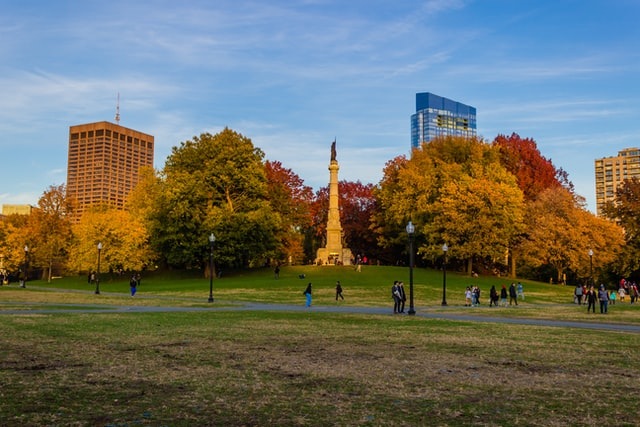
#> input picture Resources/Photos/park.jpg, 640 x 427 px
$ python gradients.py
#> lines starting #> are read from the running program, lines starting #| are printed output that depends on the picture; after the words box and inside, x2 and y2 are one past the last pixel; in counts of white or black regions, pixels touching at a corner belong together
#pylint:disable=no-member

import cv2 as cv
import numpy as np

img = cv.imread('../Resources/Photos/park.jpg')
#> img is the input picture: shape (427, 640, 3); mean B, G, R 98.3, 110, 108.2
cv.imshow('Park', img)

gray = cv.cvtColor(img, cv.COLOR_BGR2GRAY)
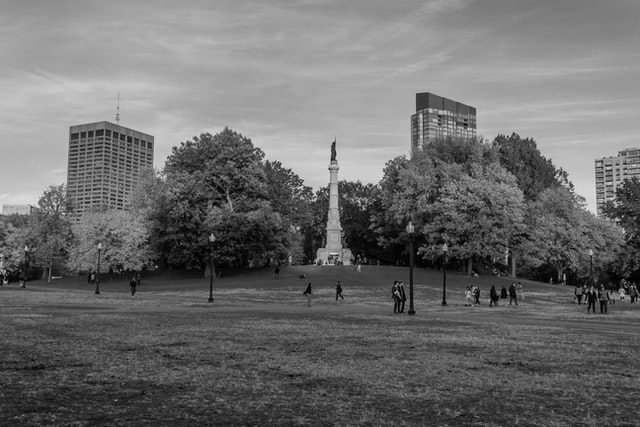
#> gray: shape (427, 640); min 0, max 239, mean 108.1
cv.imshow('Gray', gray)

# Laplacian
lap = cv.Laplacian(gray, cv.CV_64F)
lap = np.uint8(np.absolute(lap))
cv.imshow('Laplacian', lap)

# Sobel
sobelx = cv.Sobel(gray, cv.CV_64F, 1, 0)
sobely = cv.Sobel(gray, cv.CV_64F, 0, 1)
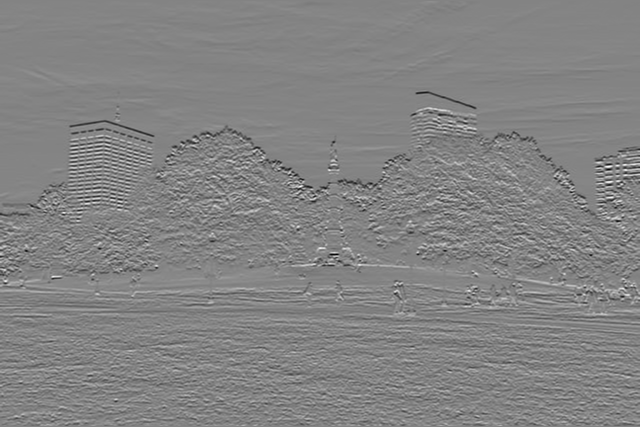
#> sobely: shape (427, 640) float64; min -635, max 593, mean -1.7; drawn with min black and max white
combined_sobel = cv.bitwise_or(sobelx, sobely)
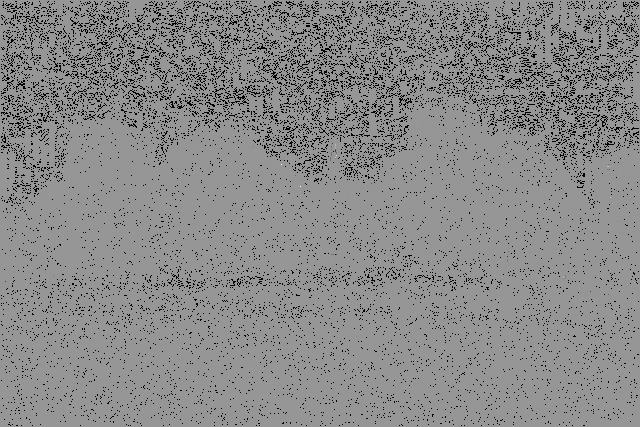
#> combined_sobel: shape (427, 640) float64; 8.45% of the values are NaN or infinite; the others: min -70528, max 48960, mean -80.44; drawn with min black, max white, NaN and infinite black

cv.imshow('Sobel X', sobelx)
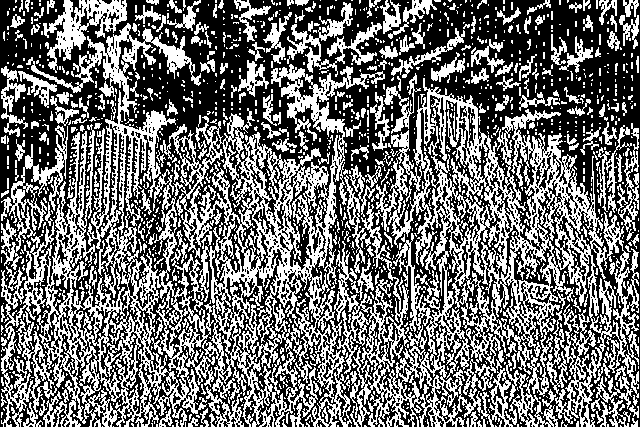
#> window 'Sobel X': shape (427, 640); 43.9% white in thin lines or dots
cv.imshow('Sobel Y', sobely)
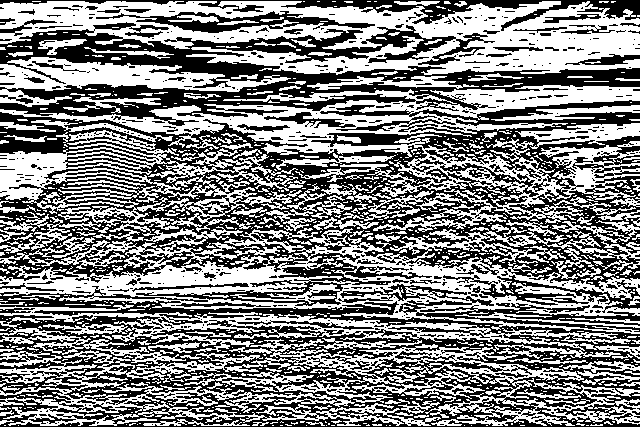
#> window 'Sobel Y': shape (427, 640); 50.9% white; 840 black regions (712 under 20 px), largest, box (x1, y1, x2, y2) and area: (0, 100, 640, 306) 52578, (0, 286, 640, 427) 36984, (0, 22, 640, 126) 22073
cv.imshow('Combined Sobel', combined_sobel)
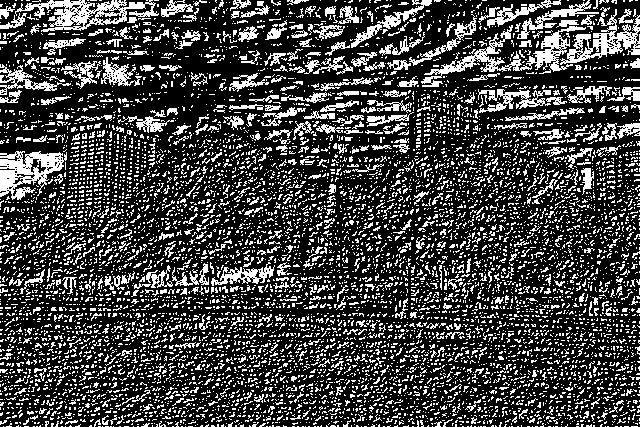
#> window 'Combined Sobel': shape (427, 640); 26.2% white in thin lines or dots

canny = cv.Canny(gray, 150, 170)
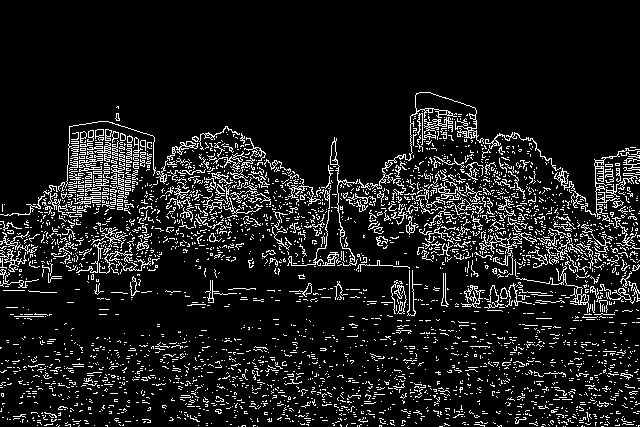
#> canny: shape (427, 640); 10.3% white in thin lines or dots, all inside (x1, y1, x2, y2) = (0, 92, 640, 427)
cv.imshow('Canny', canny)
cv.waitKey(0)

$ run again, with Resources/Photos/cats 2.jpg copied over Resources/Photos/park.jpg
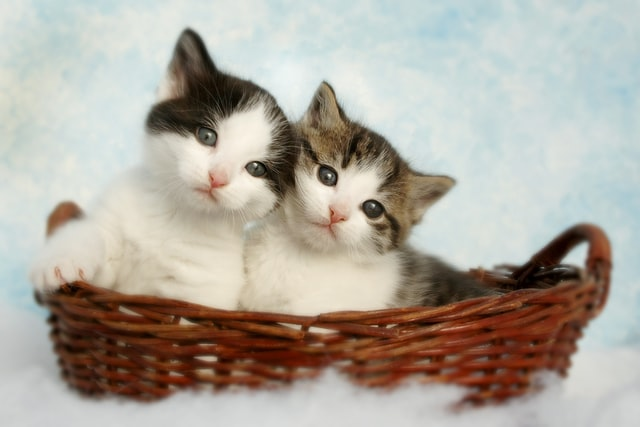
#> input picture Resources/Photos/cats 2.jpg, 640 x 427 px
#> img is the input picture: shape (427, 640, 3); mean B, G, R 158.4, 168.5, 174.8
#> `cv.imshow('Sobel X', sobelx)`:
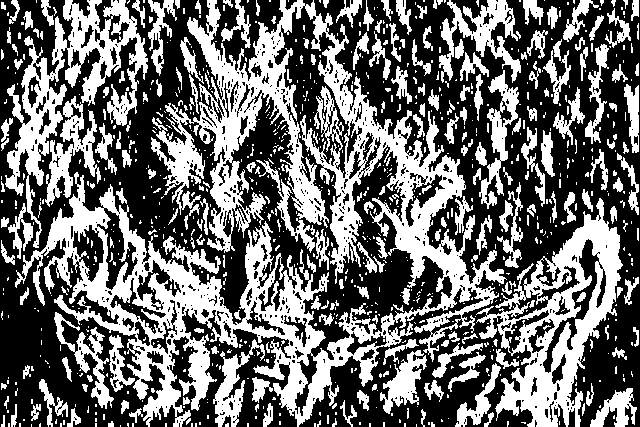
#> window 'Sobel X': shape (427, 640); 42.2% white; 913 white regions (681 under 20 px), largest, box (x1, y1, x2, y2) and area: (15, 0, 507, 427) 53406, (476, 198, 623, 427) 11518, (5, 0, 148, 248) 8899
#> `canny = cv.Canny(gray, 150, 170)`:
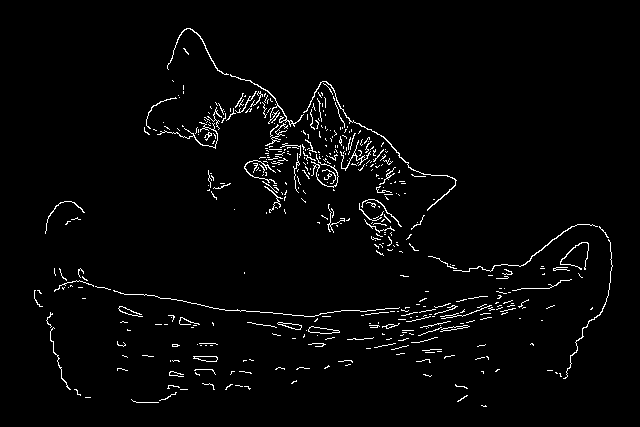
#> canny: shape (427, 640); 2.5% white in thin lines or dots, all inside (x1, y1, x2, y2) = (34, 28, 613, 407)
